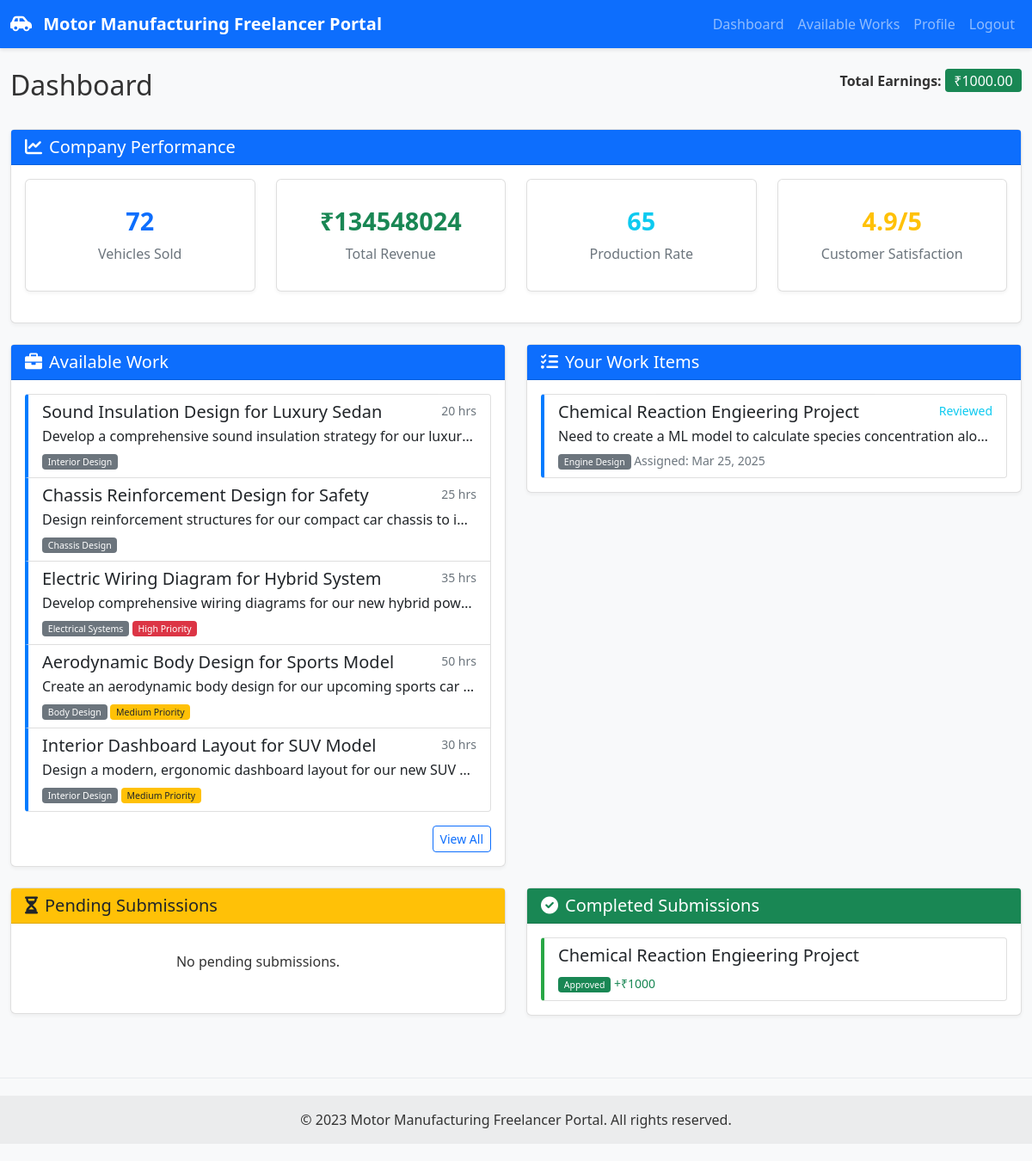
Page /dashboard/ (signed in) on the committed database.
### freelancer/models.py (models this page shows, shortened)
class FreelancerProfile(models.Model):
    user = models.OneToOneField(User, on_delete=models.CASCADE, related_name='profile')
    full_name = models.CharField(max_length=100, blank=True)
    date_of_birth = models.DateField(null=True, blank=True)
    gender = models.CharField(max_length=1, choices=[('M', 'Male'), ('F', 'Female'), ('O', 'Other')], blank=True)
    address = models.TextField(blank=True)
    phone = models.CharField(max_length=15, blank=True)
    education = models.CharField(max_length=20, blank=True)
    id_proof = models.CharField(max_length=50, blank=True)
    certifications = models.TextField(blank=True, help_text="Store as JSON array")
    is_eligible = models.BooleanField(default=False)
    eligibility_completed = models.BooleanField(default=False)
    earnings = models.DecimalField(max_digits=10, decimal_places=2, default=0)
    created_at = models.DateTimeField(auto_now_add=True)
    updated_at = models.DateTimeField(auto_now=True)

class CompanyStats(models.Model):
    date = models.DateField(default=timezone.now)
    vehicles_sold = models.IntegerField(default=0)
    total_revenue = models.DecimalField(max_digits=12, decimal_places=2, default=0)
    production_rate = models.IntegerField(default=0)
    customer_satisfaction = models.DecimalField(max_digits=3, decimal_places=1, default=0)
    class Meta:
        verbose_name_plural = "Company Stats"
        ordering = ['-date']

class WorkItem(models.Model):
    STATUS_CHOICES = [
        ('AVAILABLE', 'Available'),
        ('ASSIGNED', 'Assigned'),
        ('COMPLETED', 'Completed'),
        ('REVIEWED', 'Reviewed')
    ]
    CATEGORY_CHOICES = [
        ('ENGINE', 'Engine Design'),
        ('CHASSIS', 'Chassis Design'),
        ('INTERIOR', 'Interior Design'),
        ('ELECTRICAL', 'Electrical Systems'),
        ('BODY', 'Body Design'),
        ('TESTING', 'Testing & Validation')
    ]
    title = models.CharField(max_length=200)
    slug = models.SlugField(max_length=250, unique=True, blank=True)
    description = models.TextField()
    requirements = models.TextField()
    category = models.CharField(max_length=20, choices=CATEGORY_CHOICES)
    status = models.CharField(max_length=20, choices=STATUS_CHOICES, default='AVAILABLE')
    assigned_to = models.ForeignKey(User, on_delete=models.SET_NULL, null=True, blank=True, related_name='assigned_works')
    assignment_time = models.DateTimeField(null=True, blank=True)
    expected_hours = models.IntegerField(default=8)
    priority = models.IntegerField(default=1)  # 1=low, 2=medium, 3=high
    created_at = models.DateTimeField(auto_now_add=True)
    updated_at = models.DateTimeField(auto_now=True)
    lock_version = models.IntegerField(default=0)  # For optimistic locking
    class Meta:
        ordering = ['-created_at']

class Submission(models.Model):
    STATUS_CHOICES = [
        ('PENDING', 'Pending Review'),
        ('APPROVED', 'Approved'),
        ('REJECTED', 'Rejected')
    ]
    id = models.UUIDField(primary_key=True, default=uuid.uuid4, editable=False)
    work_item = models.ForeignKey(WorkItem, on_delete=models.CASCADE, related_name='submissions')
    freelancer = models.ForeignKey(User, on_delete=models.CASCADE, related_name='submissions')
    notes = models.TextField()
    components_used = models.TextField(blank=True)
    hours_spent = models.IntegerField(default=0)
    design_attachments = models.TextField(blank=True)
    quality_check_passed = models.BooleanField(default=False)
    status = models.CharField(max_length=20, choices=STATUS_CHOICES, default='PENDING')
    reviewer_comments = models.TextField(blank=True)
    submitted_at = models.DateTimeField(auto_now_add=True)
    reviewed_at = models.DateTimeField(null=True, blank=True)
    class Meta:
        ordering = ['-submitted_at']

### freelancer/views.py (the view)
# urls.py: path('dashboard/', views.dashboard, name='dashboard'),
@login_required
def dashboard(request):
    try:
        latest_stats = CompanyStats.objects.latest('date')
    except CompanyStats.DoesNotExist:
        latest_stats = generate_company_stats()
    user_works = WorkItem.objects.filter(assigned_to=request.user)
    available_works = []
    if hasattr(request.user, 'profile') and request.user.profile.is_eligible:
        available_works = WorkItem.objects.filter(status='AVAILABLE')[:5]
    pending_submissions = Submission.objects.filter(
        freelancer=request.user,
        status='PENDING'
    ).select_related('work_item')
    completed_submissions = Submission.objects.filter(
        freelancer=request.user,
        status='APPROVED'
    ).select_related('work_item')[:5]
    context = {
        'title': 'Dashboard',
        'stats': latest_stats,
        'user_works': user_works,
        'available_works': available_works,
        'pending_submissions': pending_submissions,
        'completed_submissions': completed_submissions,
        'profile': request.user.profile if hasattr(request.user, 'profile') else None
    }
    return render(request, 'freelancer/dashboard.html', context)

### freelancer/templates/freelancer/dashboard.html (shortened to what this page needs)
{% extends 'freelancer/base.html' %}
{% load widget_tweaks %}
{% block content %}
<div class="row mb-4">
    <div class="col-md-8">
        <h2>Dashboard</h2>
    </div>
    <div class="col-md-4 text-end">
        {% if profile %}
        <p class="mb-0">
            <strong>Total Earnings:</strong>
            <span class="badge bg-success fs-6">₹{{ profile.earnings }}</span>
        </p>
        {% endif %}
    </div>
</div>
<div class="card mb-4">
    <div class="card-header bg-primary text-white">
        <h5 class="mb-0"><i class="fas fa-chart-line me-2"></i>Company Performance</h5>
    </div>
    <div class="card-body">
        <div class="row">
            <div class="col-md-3">
                <div class="card stats-card text-center mb-3 mb-md-0">
                    <div class="card-body">
                        <h3 class="text-primary">{{ stats.vehicles_sold }}</h3>
                        <p class="text-muted mb-0">Vehicles Sold</p>
                    </div>
                </div>
            </div>
            <div class="col-md-3">
                <div class="card stats-card text-center mb-3 mb-md-0">
                    <div class="card-body">
                        <h3 class="text-success">₹{{ stats.total_revenue|floatformat:0 }}</h3>
                        <p class="text-muted mb-0">Total Revenue</p>
                    </div>
                </div>
            </div>
            <div class="col-md-3">
                <div class="card stats-card text-center mb-3 mb-md-0">
                    <div class="card-body">
                        <h3 class="text-info">{{ stats.production_rate }}</h3>
                        <p class="text-muted mb-0">Production Rate</p>
                    </div>
                </div>
            </div>
            <div class="col-md-3">
                <div class="card stats-card text-center">
                    <div class="card-body">
                        <h3 class="text-warning">{{ stats.customer_satisfaction }}/5</h3>
                        <p class="text-muted mb-0">Customer Satisfaction</p>
                    </div>
                </div>
            </div>
        </div>
    </div>
</div>
<div class="row">
    <div class="col-md-6">
        <div class="card mb-4">
            <div class="card-header bg-primary text-white">
                <h5 class="mb-0"><i class="fas fa-briefcase me-2"></i>Available Work</h5>
            </div>
            <div class="card-body">
                {% if profile.is_eligible %}
                    {% if available_works %}
                        <div class="list-group">
                            {% for work in available_works %}
                                <a href="{% url 'freelancer:work_detail' work.slug %}" class="list-group-item list-group-item-action work-item">
                                    <div class="d-flex w-100 justify-content-between">
                                        <h5 class="mb-1">{{ work.title }}</h5>
                                        <small class="text-muted">{{ work.expected_hours }} hrs</small>
                                    </div>
                                    <p class="mb-1 text-truncate">{{ work.description }}</p>
                                    <small>
                                        <span class="badge bg-secondary">{{ work.get_category_display }}</span>
                                        {% if work.priority == 3 %}
                                            <span class="badge bg-danger">High Priority</span>
                                        {% elif work.priority == 2 %}
                                            <span class="badge bg-warning text-dark">Medium Priority</span>
                                        {% endif %}
                                    </small>
                                </a>
                            {% endfor %}
                        </div>
                        <div class="text-end mt-3">
                            <a href="{% url 'freelancer:work_list' %}" class="btn btn-outline-primary btn-sm">View All</a>
                        </div>
                    {% else %}
                        <p class="text-center py-3">No available work items at the moment.</p>
                    {% endif %}
                {% endif %}
            </div>
        </div>
    </div>
    <div class="col-md-6">
        <div class="card mb-4">
            <div class="card-header bg-primary text-white">
                <h5 class="mb-0"><i class="fas fa-tasks me-2"></i>Your Work Items</h5>
            </div>
            <div class="card-body">
                {% if user_works %}
                    <div class="list-group">
                        {% for work in user_works %}
                            <a href="{% url 'freelancer:work_detail' work.slug %}" class="list-group-item list-group-item-action work-item">
                                <div class="d-flex w-100 justify-content-between">
                                    <h5 class="mb-1">{{ work.title }}</h5>
                                    <small class="
                                        {% if work.status == 'ASSIGNED' %}text-primary
                                        {% elif work.status == 'COMPLETED' %}text-success
                                        {% elif work.status == 'REVIEWED' %}text-info{% endif %}
                                    ">{{ work.get_status_display }}</small>
                                </div>
                                <p class="mb-1 text-truncate">{{ work.description }}</p>
                                <small>
                                    <span class="badge bg-secondary">{{ work.get_category_display }}</span>
                                    <span class="text-muted">Assigned: {{ work.assignment_time|date:"M d, Y" }}</span>
                                </small>
                            </a>
                        {% endfor %}
                    </div>
                {% else %}
                    <p class="text-center py-3">You haven't taken any work items yet.</p>
                {% endif %}
            </div>
        </div>
    </div>
</div>
<div class="row">
    <div class="col-md-6">
        <div class="card mb-4">
            <div class="card-header bg-warning text-dark">
                <h5 class="mb-0"><i class="fas fa-hourglass-half me-2"></i>Pending Submissions</h5>
            </div>
            <div class="card-body">
                {% if pending_submissions %}
                    <div class="list-group">
                        {% for submission in pending_submissions %}
                            <a href="{% url 'freelancer:work_detail' submission.work_item.slug %}" class="list-group-item list-group-item-action work-item pending">
                                <div class="d-flex w-100 justify-content-between">
                                    <h5 class="mb-1">{{ submission.work_item.title }}</h5>
                                    <small class="text-muted">{{ submission.submitted_at|date:"M d, Y" }}</small>
                                </div>
                                <p class="mb-1 text-truncate">{{ submission.notes }}</p>
                                <small>
                                    <span class="badge bg-warning text-dark">{{ submission.get_status_display }}</span>
                                    <span class="text-muted">Hours: {{ submission.hours_spent }}</span>
                                </small>
                            </a>
                        {% endfor %}
                    </div>
                {% else %}
                    <p class="text-center py-3">No pending submissions.</p>
                {% endif %}
            </div>
        </div>
    </div>
    <div class="col-md-6">
        <div class="card mb-4">
            <div class="card-header bg-success text-white">
                <h5 class="mb-0"><i class="fas fa-check-circle me-2"></i>Completed Submissions</h5>
            </div>
            <div class="card-body">
                {% if completed_submissions %}
                    <div class="list-group">
                        {% for submission in completed_submissions %}
                            <a href="{% url 'freelancer:work_detail' submission.work_item.slug %}" class="list-group-item list-group-item-action work-item completed">
                                <div class="d-flex w-100 justify-content-between">
                                    <h5 class="mb-1">{{ submission.work_item.title }}</h5>
                                </div>
                                <small>
                                    <span class="badge bg-success">{{ submission.get_status_display }}</span>
                                    <span class="text-success">+₹1000</span>
                                </small>
                            </a>
                        {% endfor %}
                    </div>
                {% else %}
                    <p class="text-center py-3">No completed submissions yet.</p>
                {% endif %}
            </div>
        </div>
    </div>
</div>
{% endblock %}

### freelancer/templates/freelancer/base.html (shortened to what this page needs)
<!DOCTYPE html>
{% load static %}
<html lang="en">
<head>
    <link href="https://cdn.jsdelivr.net/npm/bootstrap@5.1.3/dist/css/bootstrap.min.css" rel="stylesheet">
    <link rel="stylesheet" href="https://cdnjs.cloudflare.com/ajax/libs/font-awesome/6.0.0-beta3/css/all.min.css">
    <link rel="stylesheet" href="{% static 'freelancer/css/styles.css' %}">
</head>
<body>
    <nav class="navbar navbar-expand-lg navbar-dark bg-primary">
        <div class="container">
            <a class="navbar-brand" href="{% if user.is_authenticated %}{% url 'freelancer:dashboard' %}{% else %}{% url 'freelancer:home' %}{% endif %}">
                <i class="fas fa-car-side me-2"></i>
                Motor Manufacturing Freelancer Portal
            </a>
            <div class="collapse navbar-collapse" id="navbarNav">
                <ul class="navbar-nav ms-auto">
                    {% if user.is_authenticated %}
                        <li class="nav-item">
                            <a class="nav-link" href="{% url 'freelancer:dashboard' %}">Dashboard</a>
                        </li>
                        <li class="nav-item">
                            <a class="nav-link" href="{% url 'freelancer:work_list' %}">Available Works</a>
                        </li>
                        <li class="nav-item">
                            <a class="nav-link" href="{% url 'freelancer:profile' %}">Profile</a>
                        </li>
                        <li class="nav-item">
                            <a class="nav-link" href="{% url 'freelancer:logout' %}">Logout</a>
                        </li>
                    {% endif %}
                </ul>
            </div>
        </div>
    </nav>
    <div class="container mt-4">
        {% block content %}{% endblock %}
    </div>
    <footer class="bg-light text-center text-lg-start mt-5">
        <div class="text-center p-3" style="background-color: rgba(0, 0, 0, 0.05);">
            © 2023 Motor Manufacturing Freelancer Portal. All rights reserved.
        </div>
    </footer>
</body>
</html>

### rows in the picture
FreelancerProfile: earnings "1000.00"
CompanyStats: vehicles_sold "72", total_revenue "134548024", production_rate "65", customer_satisfaction "4.9"
WorkItem: title "Sound Insulation Design for Luxury Sedan", expected_hours "20", description "Develop a comprehensive sound insulation strategy for our luxur…", category "Interior Design"
WorkItem: title "Chassis Reinforcement Design for Safety", expected_hours "25", description "Design reinforcement structures for our compact car chassis to i…", category "Chassis Design"
WorkItem: title "Electric Wiring Diagram for Hybrid System", expected_hours "35", description "Develop comprehensive wiring diagrams for our new hybrid pow…", category "Electrical Systems", priority "High Priority"
WorkItem: title "Aerodynamic Body Design for Sports Model", expected_hours "50", description "Create an aerodynamic body design for our upcoming sports car…", category "Body Design", priority "Medium Priority"
WorkItem: title "Interior Dashboard Layout for SUV Model", expected_hours "30", description "Design a modern, ergonomic dashboard layout for our new SUV…", category "Interior Design", priority "Medium Priority"
WorkItem: title "Chemical Reaction Engieering Project", status "Reviewed", description "Need to create a ML model to calculate species concentration alo…", category "Engine Design", assignment_time "Mar 25, 2025"
Submission: work_item "Chemical Reaction Engieering Project", status "Approved"
